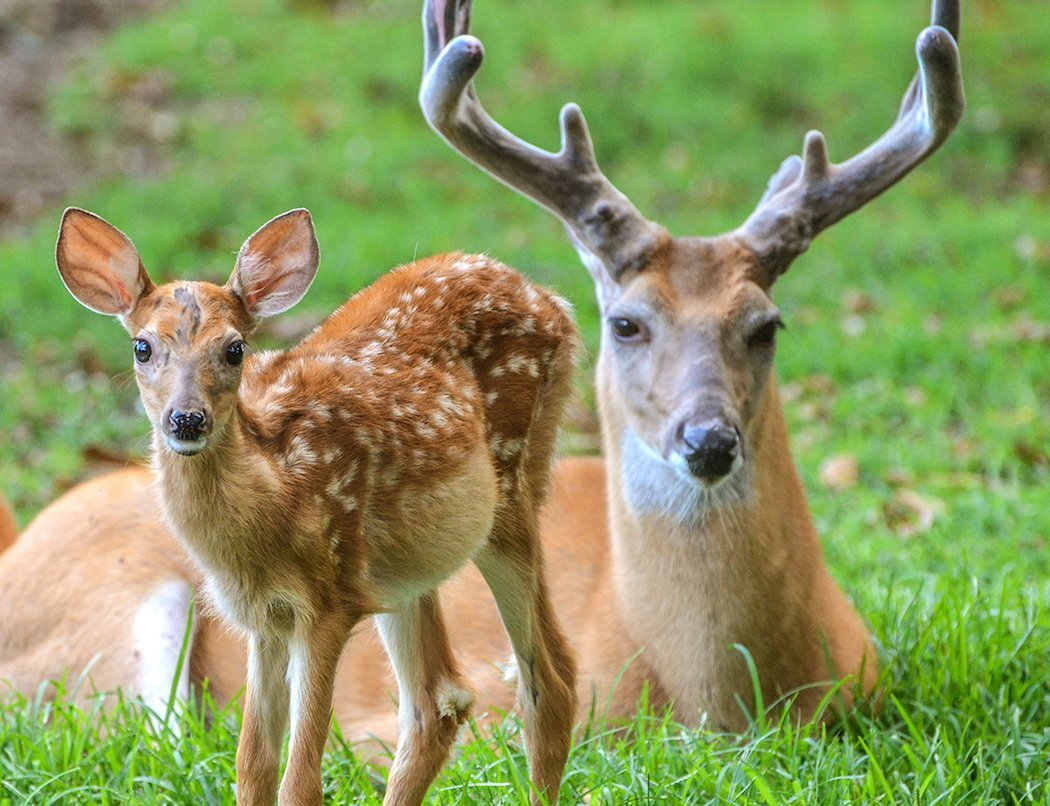
#> input picture DZ4/Dataset/Deers/023892ab38.jpg, 1050 x 806 px
$ python main.py
#> lines starting #> are read from the running program, lines starting #| are printed output that depends on the picture
import logging
import cv2
import os
import traceback
import time
import shutil

if os.path.exists("NewDataset"): shutil.rmtree("NewDataset")
if os.path.exists("log.txt"): os.remove("log.txt")
i = 0
j = 0
logging.basicConfig(filename="log.txt", level=logging.INFO)
for root, dirs, files in os.walk("Dataset"):
	if dirs != []:
		print(dirs)
		os.mkdir("NewDataset")
		for dir in dirs:
			os.mkdir("NewDataset/"+dir)
			for root1, dirs1, files1 in os.walk("Dataset/"+dir):
				for file in files1:
					try:
						i+=1
						print("File: " + "Dataset/"+dir+'/'+file)
						img = cv2.imread("Dataset/"+dir+'/'+file)
#> img is the input picture: shape (806, 1050, 3); mean B, G, R 95.8, 152.4, 139.4
						img = cv2.resize(img, (50, 50))
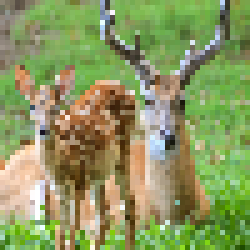
#> img: shape (50, 50, 3) (shown 5 times larger); mean B, G, R 96, 152.3, 139.4
						cv2.imwrite("NewDataset/"+dir+'/'+file, img)
					except:
						j += 1
						print(traceback.format_exc())
						logging.error(time.ctime(time.time()) + " File: " + "Dataset/"+dir+'/'+file + "афацф " + traceback.format_exc())
print(f"Всего файлов: {i} Файлы с ошибкой: {j}")
logging.info(f"Total errors: {j}")
print("Done!")
